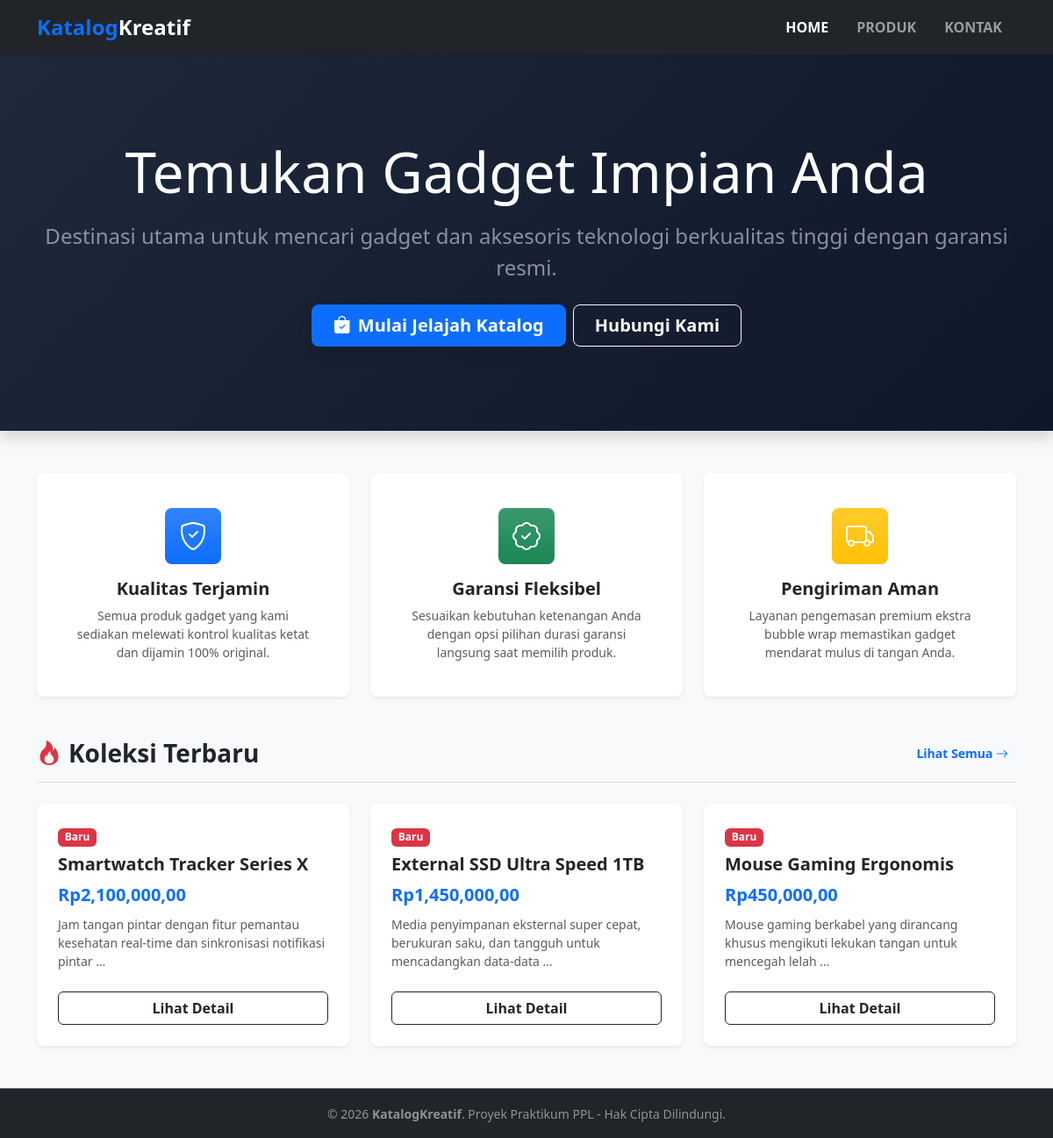
The page / on the database its author committed.
### katalog/models.py (models this page shows, shortened)
class Produk(models.Model):
    nama = models.CharField(max_length=200)
    harga = models.IntegerField()
    deskripsi = models.TextField()
    spesifikasi = models.TextField(blank=True, null=True)
    stok = models.IntegerField(default=0)
    garansi = models.IntegerField(default=0, help_text="Isi dengan angka tahun. Contoh: 0 untuk tidak ada, 1 untuk 1 tahun.")
    tanggal_input = models.DateTimeField(auto_now_add=True)

### katalog/views.py (the view)
# urls.py: 2. Add a URL to urlpatterns:  path('', views.home, name='home')
def home(request):
    produk_terbaru = Produk.objects.all().order_by('-id')[:3]
    return render(request, 'katalog/home.html', {'produk_terbaru': produk_terbaru})

### katalog/templates/katalog/home.html (shortened to what this page needs)
{% load humanize %}
<!DOCTYPE html>
<html lang="id">
<head>
    <link href="https://cdn.jsdelivr.net/npm/bootstrap@5.3.0/dist/css/bootstrap.min.css" rel="stylesheet">
    <link href="https://cdn.jsdelivr.net/npm/bootstrap-icons@1.11.0/font/bootstrap-icons.css" rel="stylesheet">
</head>
<body class="bg-light d-flex flex-column min-vh-100">
    <nav class="navbar navbar-expand-lg navbar-dark bg-dark sticky-top shadow-sm">
        <div class="container">
            <a class="navbar-brand fw-bold fs-4 text-primary" href="/">Katalog<span class="text-white">Kreatif</span></a>
            <div class="collapse navbar-collapse" id="navbarNav">
                <div class="navbar-nav ms-auto">
                    <a class="nav-link active fw-semibold text-uppercase px-3" href="/">Home</a>
                    <a class="nav-link fw-semibold text-uppercase px-3" href="/produk/">Produk</a>
                    <a class="nav-link fw-semibold text-uppercase px-3" href="/kontak/">Kontak</a>
                </div>
            </div>
        </div>
    </nav>
    <div class="hero-gradient text-white py-5 mb-5 shadow">
        <div class="container py-5 text-center">
            <h1 class="display-3 fw-extrabold mb-3">Temukan Gadget Impian Anda</h1>
            <p class="lead text-subtle fs-4 mb-4 text-white-50">Destinasi utama untuk mencari gadget dan aksesoris teknologi berkualitas tinggi dengan garansi resmi.</p>
            <div class="d-grid gap-2 d-sm-flex justify-content-sm-center">
                <a class="btn btn-primary btn-lg px-4 gap-3 fw-bold shadow" href="/produk/" role="button">
                    <i class="bi bi-bag-check-fill me-2"></i>Mulai Jelajah Katalog
                </a>
                <a class="btn btn-outline-light btn-lg px-4 fw-bold" href="/kontak/" role="button">Hubungi Kami</a>
            </div>
        </div>
    </div>
    <div class="container mb-5">
        <div class="row g-4 text-center">
            <div class="col-md-4">
                <div class="card h-100 p-4 border-0 shadow-sm hover-card rounded-3">
                    <div class="card-body">
                        <div class="feature-icon bg-primary bg-gradient text-white fs-2 rounded-3 px-3 py-2 d-inline-block mb-3">
                            <i class="bi bi-shield-check"></i>
                        </div>
                        <h5 class="fw-bold text-dark">Kualitas Terjamin</h5>
                        <p class="text-muted small mb-0">Semua produk gadget yang kami sediakan melewati kontrol kualitas ketat dan dijamin 100% original.</p>
                    </div>
                </div>
            </div>
            <div class="col-md-4">
                <div class="card h-100 p-4 border-0 shadow-sm hover-card rounded-3">
                    <div class="card-body">
                        <div class="feature-icon bg-success bg-gradient text-white fs-2 rounded-3 px-3 py-2 d-inline-block mb-3">
                            <i class="bi bi-patch-check"></i>
                        </div>
                        <h5 class="fw-bold text-dark">Garansi Fleksibel</h5>
                        <p class="text-muted small mb-0">Sesuaikan kebutuhan ketenangan Anda dengan opsi pilihan durasi garansi langsung saat memilih produk.</p>
                    </div>
                </div>
            </div>
            <div class="col-md-4">
                <div class="card h-100 p-4 border-0 shadow-sm hover-card rounded-3">
                    <div class="card-body">
                        <div class="feature-icon bg-warning bg-gradient text-white fs-2 rounded-3 px-3 py-2 d-inline-block mb-3">
                            <i class="bi bi-truck"></i>
                        </div>
                        <h5 class="fw-bold text-dark">Pengiriman Aman</h5>
                        <p class="text-muted small mb-0">Layanan pengemasan premium ekstra bubble wrap memastikan gadget mendarat mulus di tangan Anda.</p>
                    </div>
                </div>
            </div>
        </div>
    </div>
    <div class="container mb-5">
        <div class="border-bottom pb-3 mb-4 d-flex justify-content-between align-items-center">
            <h3 class="fw-bold text-dark mb-0"><i class="bi bi-fire text-danger me-2"></i>Koleksi Terbaru</h3>
            <a href="/produk/" class="btn btn-sm btn-link text-decoration-none fw-semibold">Lihat Semua <i class="bi bi-arrow-right"></i></a>
        </div>
        <div class="row g-4">
            {% for p in produk_terbaru %}
            <div class="col-md-4">
                <div class="card h-100 border-0 shadow-sm hover-card rounded-3">
                    <div class="card-body p-4">
                        <span class="badge bg-danger mb-2">Baru</span>
                        <h5 class="card-title fw-bold text-dark mb-2">{{ p.nama }}</h5>
                        <p class="card-text text-primary fw-bold fs-5 mb-2">Rp{{ p.harga|intcomma }},00</p>
                        <p class="card-text text-muted small mb-0">{{ p.deskripsi|truncatewords:12 }}</p>
                    </div>
                    <div class="card-footer bg-transparent border-top-0 p-4 pt-0">
                        <a href="/produk/{{ p.id }}/" class="btn btn-outline-dark w-100 fw-semibold">Lihat Detail</a>
                    </div>
                </div>
            </div>
            {% empty %}
            <div class="col-12 text-center py-4 text-muted">
                <p class="mb-0"><i class="bi bi-box-seam fs-1 d-block mb-2"></i>Belum ada data produk terbaru di database.</p>
            </div>
            {% endfor %}
        </div>
    </div>
    <footer class="footer mt-auto py-3 bg-dark text-white-50 text-center border-top border-secondary">
        <div class="container">
            <small>&copy; 2026 <strong>KatalogKreatif</strong>. Proyek Praktikum PPL - Hak Cipta Dilindungi.</small>
        </div>
    </footer>
</body>
</html>

### katalog/templates/katalog/home.html (style rules this page uses)
.hover-card { transition: transform 0.3s ease, box-shadow 0.3s ease; }
.hero-gradient { background: linear-gradient(135deg, #1e293b 0%, #0f172a 100%); }

### rows shown on the page
Produk: nama "Smartwatch Tracker Series X", harga "2,100,000", deskripsi "Jam tangan pintar dengan fitur pemantau kesehatan real-time dan sinkronisasi notifikasi pintar …"
Produk: nama "External SSD Ultra Speed 1TB", harga "1,450,000", deskripsi "Media penyimpanan eksternal super cepat, berukuran saku, dan tangguh untuk mencadangkan data-data …"
Produk: nama "Mouse Gaming Ergonomis", harga "450,000", deskripsi "Mouse gaming berkabel yang dirancang khusus mengikuti lekukan tangan untuk mencegah lelah …"
